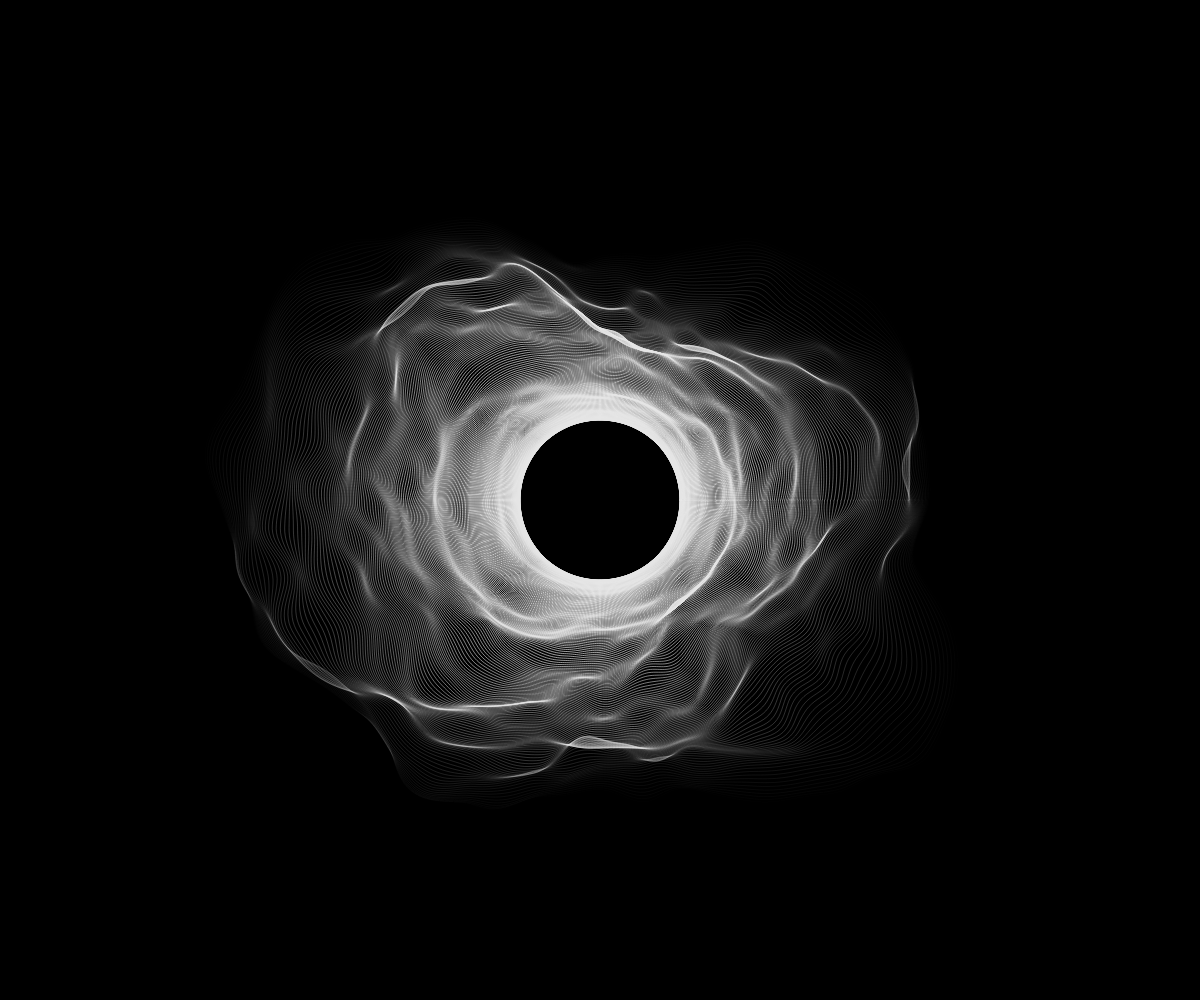
Frame 1 (no input)
Frame 2 (the mouse pressed at the canvas centre, redrawn once): identical to frame 1, image omitted

The p5.js sketch that drew this single still picture (run headless with seeded random() and noise() and a simulated clock; the mouse was pressed at the canvas centre and the sketch redrawn once):

// p5.js sketch
// ── sketch.js
// Learn from Roni Kaufman
// noise接收最多三个参数，可以相应表示最多三个特征
// 三个参数为三个不同的随机化种子，初始状态不确定，输出值始终位于(0, 1)
// 随着随机化种子的变化，输出的随机值在上一个状态的基础上微调，几乎保持了连续性
// 随机化种子由哪些变量决定，就表征随机化种子对应的特征受哪些变量的变化制约

var kMax; // 
var step; // 
var n = 250; // number of blobs
var radius = 80; // diameter of the circle
var inter = 0.05; // difference between the sizes of two blobs
var maxNoise = 500;

var noiseProg = (x) => (x * x);

function setup() {
    createCanvas(windowWidth, windowHeight);
    colorMode(HSB, 1); // change the color mode, and set the max value as "1"
    angleMode(DEGREES); // change the angle mode as Degrees, from 0 to 360

    noFill();

    noLoop();

    kMax = random(0.5, 1);
    step = 0.01;
}

function draw() {
    background(0);

    for (let i = 0; i < n; i++) {
        // let alpha = 1 - i / n; 
        let alpha = 1 - noiseProg(i / n);
        stroke(0.9, alpha);

        let size = radius + i * inter; // ramp size

        // random(0.5, 1) * (i / n)^(1 / 2)
        // 噪声位置 - 随机化噪声在相邻两个blob之间不同点位置上变化的趋势大小
        let k = kMax * sqrt(i / n);

        // 噪声大小 - 随机化噪声在相邻两个blob之间的间隙表现，在0.05的基础上出入
        let t = i * step;

        // 500 * (i / n)^2, quadratic function
        // 噪声强度 - 噪声整体的强度随着i的变大呈二次函数增强，扩大k和t的影响
        let noisiness = maxNoise * noiseProg(i / n);

        blob(size, width / 2, height / 2, k, t, noisiness);
    }
}

function blob(size, xCenter, yCenter, k, t, noisiness) {
    /*
        size: blob的初始大小
        xCenter: blob中心点的x坐标
        yCenter: blob中心点的y坐标
        k: 噪声位置 - 随机化噪声在相邻两个blob之间不同点位置上变化的趋势大小
        t: 噪声大小 - 随机化噪声在相邻两个blob之间的间隙表现，在0.05的基础上出入
        noisiness: 噪声强度 - 噪声整体的强度随着i的变大呈二次函数增强，扩大k和t的影响
    */

    beginShape();
    let angleStep = 360 / 500; // 500 iterations
    for (let theta = 0; theta < 360; theta += angleStep) {
        
        let r1, r2; // r1，r2的作用是形成blob自身变化趋势的随机种子
        r1 = cos(theta) + 1; // 通过加1打破cos和sin函数自身的对称性
        r2 = sin(theta) + 1;

        let r = size + noise(k * r1, k * r2, t) * noisiness; // Perlin noise
        let x = xCenter + r * cos(theta);
        let y = yCenter + r * sin(theta);
        curveVertex(x, y);
    }
    endShape(CLOSE);
}
